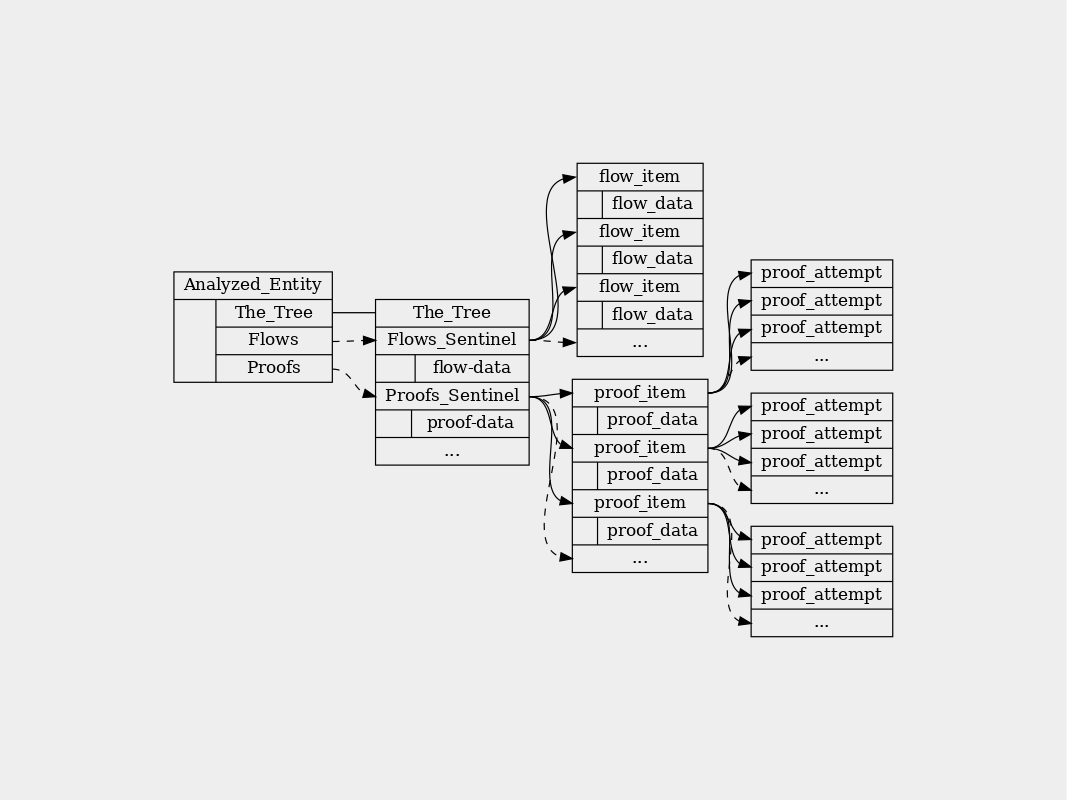

Source code (Python):
#!/usr/bin/env python3

from graphviz import Digraph

def repeat_anchors (up_to, name):
    result = ""
    for i in up_to[:-1]:
        result = "".join ([result, "<", str (i), ">", name, "|"])

    return "".join ([result, "<", str(up_to[-1]), ">..."])

def main():
    ANCHORS_RANGE = range(4)

    # Repeatedly used _attributes
    TOP_BOTTOM = {"rankdir":"TB"}
    DASHED = {"style":"dashed"}

    # Main graph
    graph = Digraph (name      = "Internal Data Format",
                     filename  = "internal-data-format",
                     format    = "png",
                     body      = ('\trankdir=LR',
                                  '\tviewport="800,600,0.9"',
                                  '\tordering=out',
                                  '\tbgcolor="#EEEEEE"'),
                     node_attr = {"shape":"record"})
    AE = graph.node (name  = "Analyzed_Entity",
                     label = "Analyzed_Entity|{|{<t>The_Tree|<f>Flows|<p>Proofs}}")

    # The "root" of the entity tree
    with graph.subgraph (name = "Tree_Root") as s:
        s.node (name  = "Root",
                label = "<t>The_Tree|<f>Flows_Sentinel|{|flow-data}|<p>Proofs_Sentinel|{|{proof-data}}|...")

    # The flow items. Subtree of Flows_Sentinel
    with graph.subgraph (name = "Flow_Tree", graph_attr = TOP_BOTTOM) as s:
        s.node (name  = "Flow_Items",
                label = repeat_anchors (up_to = ANCHORS_RANGE, name = "flow_item|{|{flow_data}}"))

    # The proof items. Subtree of Proofs_Sentinel
    with graph.subgraph (name = "Proof_Tree", graph_attr = TOP_BOTTOM) as s:
        s.node (name = "Proof_Items",
                label = "".join ([repeat_anchors (up_to = ANCHORS_RANGE, name = "proof_item|{|{proof_data}}")]))

    # Proof attempt subtrees, subtree of their respective Proof_Items
    for x in ANCHORS_RANGE[:-1]:
        with graph.subgraph (name       = "".join (["Proof_Attempts_", str(x), "_N"]),
                             graph_attr = TOP_BOTTOM) as s:
            s.node (name = "".join (["Proof_Attempts_", str(x)]),
                    label = repeat_anchors (up_to = ANCHORS_RANGE, name = "proof_attempt"))

    # Make the connections

    # Analyzed entity connections to tree
    graph.edge ("Analyzed_Entity:t", "Root:t", _attributes={"arrowhead":"none"})
    graph.edge ("Analyzed_Entity:f", "Root:f", _attributes=DASHED)
    graph.edge ("Analyzed_Entity:p", "Root:p", _attributes=DASHED)

    # Flow root to each flow item
    for i in ANCHORS_RANGE[:-1]:
        graph.edge ("Root:f",
                    "".join (["Flow_Items:", str(i)]))

    # Last edge dashed
    graph.edge ("Root:f",
                "".join (["Flow_Items:", str(ANCHORS_RANGE[-1])]),
                _attributes=DASHED)

    # Proof root to each proof item.
    for i in ANCHORS_RANGE[:-1]:
        graph.edge ("Root:p",
                    "".join (["Proof_Items:", str(i)]))

    # Last edge dashed
    graph.edge ("Root:p",
                "".join (["Proof_Items:", str(ANCHORS_RANGE[-1])]),
                _attributes=DASHED)

    # Each proof item to their respective proof attempts.
    for x in ANCHORS_RANGE[:-1]:
        # Undashed edges
        for y in ANCHORS_RANGE[:-1]:
          graph.edge ("".join (["Proof_Items:", str(x)]),
                      "".join (["Proof_Attempts_", str(x), ":", str(y)]))

        # Last edge dashed
        graph.edge ("".join (["Proof_Items:", str(x)]),
                    "".join (["Proof_Attempts_", str(x), ":", str(ANCHORS_RANGE[-1])]),
                    _attributes=DASHED)

    graph.render(view = False, cleanup = True)

main()
